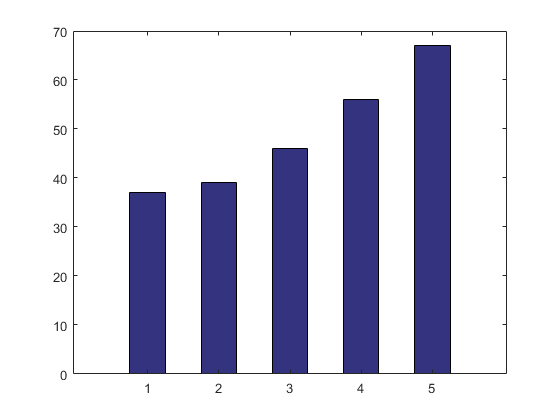
#> input picture webapp/webapp/core/maincode/dangerousimages/raghav.png, 560 x 420 px, found by its file name
$ python mainscript.py
#> lines starting #> are read from the running program, lines starting #| are printed output that depends on the picture
### webapp/webapp/core/maincode/extracted_data.py
import textdetector
# import json


def extractdata(image_path):
    """
    Takes normal image path as input and returns the extracted data
    and the range ratio
    """
    text1,text2=textdetector.graphtextdetextor(image_path)
    data1=text1.strip().split('\n')
    data2=text2.strip().split('\n')

    # print(data1)

    y_axis_title=data2[0]
    y_axis_list=[]
    k=[]


    for i in data1:
        for d in i.split(" "):
            # [5 lines of commented-out code are left out]
            if d.isdigit():
                y_axis_list.append(d)
            else:
                k.append(d)

    # print(y_axis_list)
    if y_axis_list[-1]!=0:
        y_axis_list.append(0)

    x_axis_title=data2[-1]
    k=k[1:-1]

    graph_title=data1[0]
    # data_titles=k[-1].strip().split(' ')

    diff=[]

    for i in range(len(y_axis_list)-1):
        diff.append(int(y_axis_list[i])-int(y_axis_list[i+1]))

    freq={}
    for i in diff:
        freq[i]=diff.count(i)

    max=0
    maxnumber=0

    for key,value in freq.items():
        if value>max:
            max=value
            maxnumber=key

    ydata=[]
    i=0

    # print(freq)

    while True:
        o=int(y_axis_list[0])-i*maxnumber
        if o>0:
            ydata.append(o)
        else:
            ydata.append(0)
        if o<=0:
            break
        i=i+1


    if graph_title==str(ydata[0]):
        graph_title=""

    data_dictionary={
        "Graph_title":graph_title,
        "Yaxis_title":y_axis_title,
        "Xaxis_title":x_axis_title,
        "Yaxis_plotdata":ydata,
        "Data_titles":" "
    }

    # [7 lines of commented-out code are left out]
    return [data_dictionary,maxnumber]

    # with open('person.txt','w') as json_file:
    # json.dump(data_dictionary,json_file)


# [4 lines that do not run on import are left out]

### webapp/webapp/core/maincode/textdetector.py
import cv2
import pytesseract
from pytesseract import Output
from PIL import Image


def graphtextdetextor(image_path):
    """
    pass image path as an argument
    """
    img=cv2.imread(image_path)

    # img=image_path

    ########
    #img=image_filter.rotate_anticlockwise(img)


    custom_config_number=r'--oem 3 --psm 6 outputbase digits'
    custom_config=r'--oem 3 --psm 6'

    custom_config1=r'--oem 3 --psm 1'

    custom_config2=r'--oem 3 --psm 4'

    text=pytesseract.image_to_string(img,config=custom_config)
    text2=pytesseract.image_to_string(img,config=custom_config1)
    #text3=pytesseract.image_to_string(img,config=custom_config2)


    # d=pytesseract.image_to_data(img,config=custom_config,output_type=Output.DICT)

    #print(text3)
    return [text,text2]


    # [11 lines of commented-out code are left out]


# [4 lines that do not run on import are left out]


### webapp/webapp/core/maincode/mainscript.py
import cv2
import bar_extracter
import heightcalculator
import extracted_data
import textposition


def mainfunction(img_path):
#> called with img_path = 'raghav.png'
    img=cv2.imread(img_path)
#> img is the input picture: shape (420, 560, 3); mean B, G, R 228.1, 214.7, 214.7
    img_gray=cv2.imread(img_path,0)
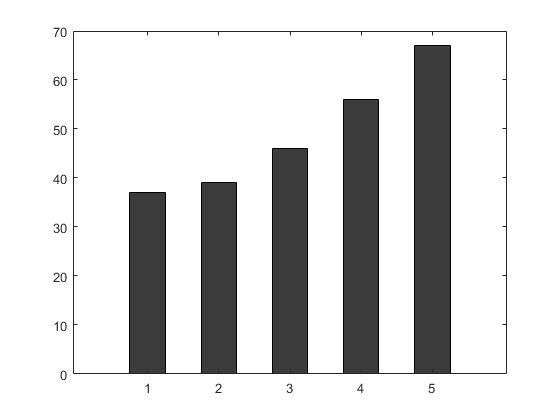
#> img_gray: shape (420, 560); min 0, max 255, mean 216.1

    ed=extracted_data.extractdata(img_path)

    rangeratio=ed[1]
    data=ed[0]

    only_bars=bar_extracter.obtainbars(img_gray)

    hei=heightcalculator.heightcalculation(only_bars)
    ##########
    yaxisminimum=hei[0]
    heights=hei[1]
    barlocation1=hei[2]

    tpos=textposition.barlabelandheightratio(img,yaxisminimum)
    heightratio=tpos[0]
    bartitle=tpos[1]
    barlocation2=tpos[2]

    data['datatitles']=bartitle

    ##############
    # print(barlocation2)
    # print(barlocation1)

    newheights=[]
    if len(barlocation1)!=len(barlocation2):
        j=0
        barlocation1.append(img.shape[1])
        for i in range(len(barlocation2)):
            if abs(barlocation1[j]-barlocation2[i])>30:
                newheights.append(0)
            else:
                newheights.append(heights[j])
                j=j+1

        heights=newheights

    bar_readings=[]

    for i in range(len(heights)):
        readingofabar=rangeratio*heights[i]//heightratio
        bar_readings.append(readingofabar)

    print(data['datatitles'])

    print(bar_readings)
    # print(barlocation2)
    # print(barlocation1)

    return [data['datatitles'],bar_readings]

if __name__=="__main__":
    img_path="raghav.png"
#> (the run stopped early here; a loop or call above may not have finished)

$ run again, with webapp/webapp/core/maincode/dangerousimages/1.png copied over webapp/webapp/core/maincode/dangerousimages/raghav.png
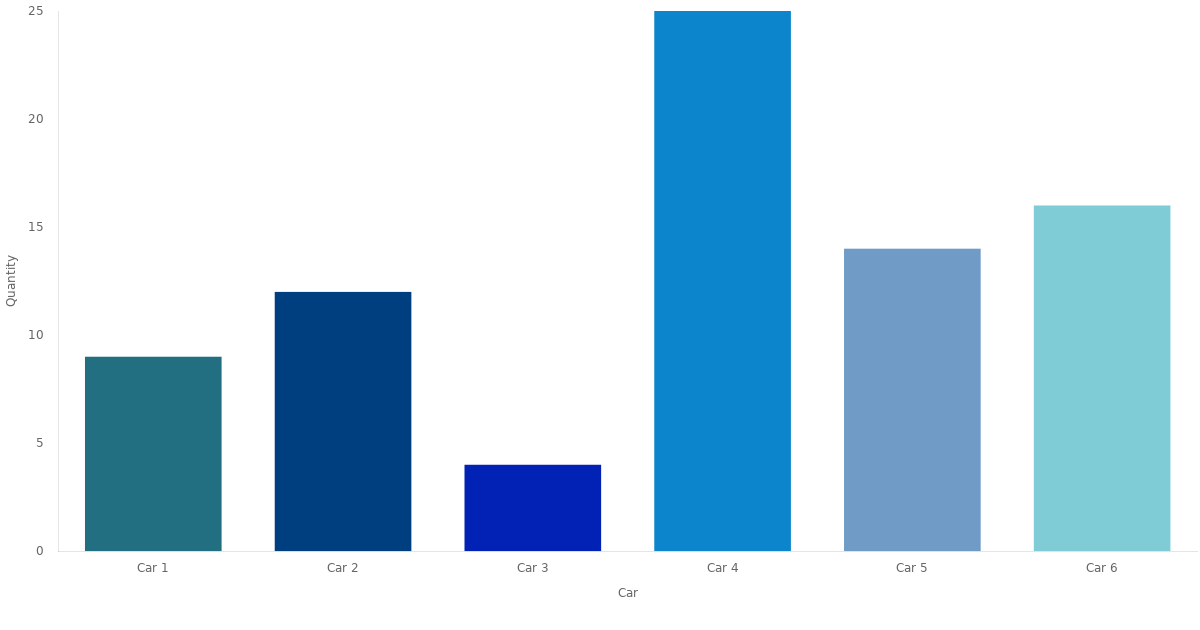
#> input picture webapp/webapp/core/maincode/dangerousimages/1.png, 1200 x 630 px, found by its file name
#> in mainfunction, img is the input picture: shape (630, 1200, 3); mean B, G, R 232.6, 216.7, 191.6
#> in mainfunction, `img_gray=cv2.imread(img_path,0)`:
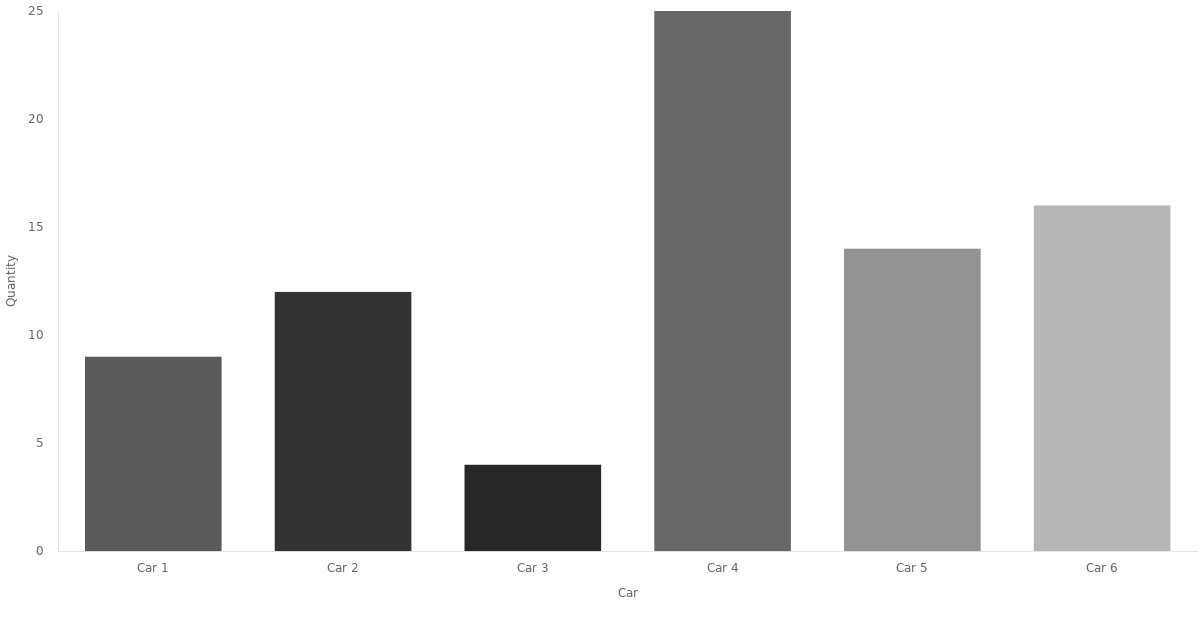
#> img_gray: shape (630, 1200); min 40, max 255, mean 210.8

$ run again, with webapp/webapp/core/maincode/dangerousimages/girlfriends.png copied over webapp/webapp/core/maincode/dangerousimages/raghav.png
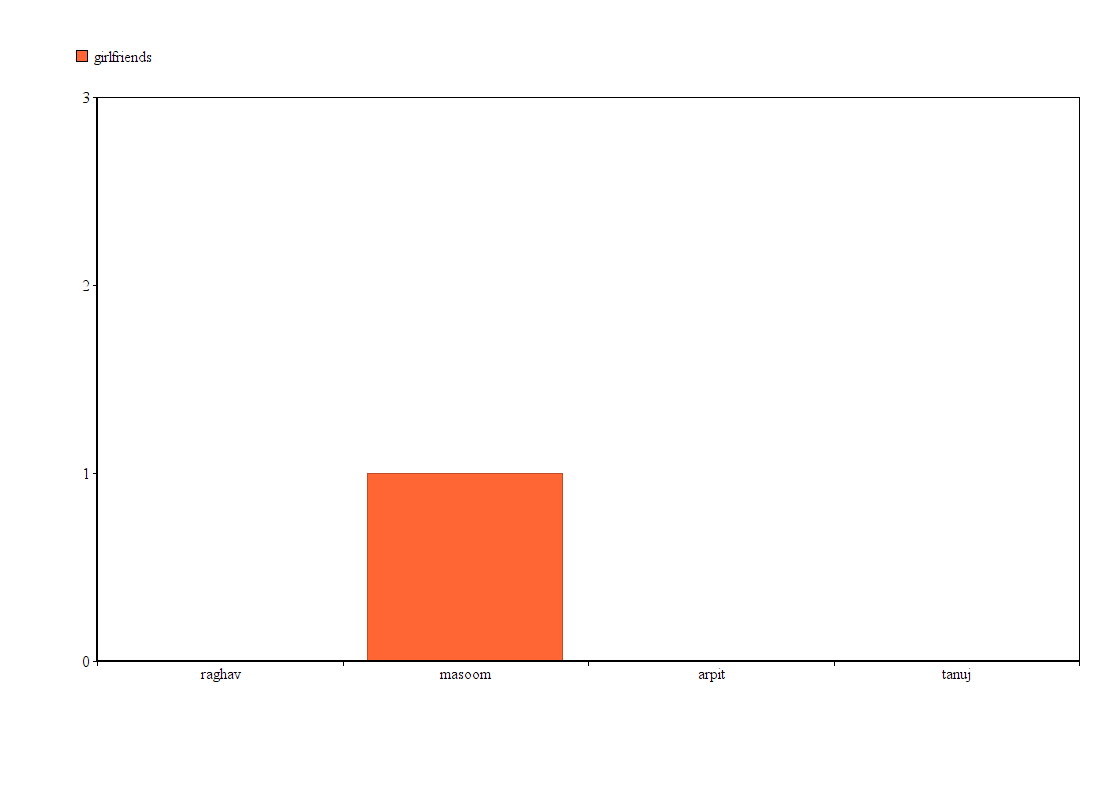
#> input picture webapp/webapp/core/maincode/dangerousimages/girlfriends.png, 1095 x 805 px, found by its file name
#> in mainfunction, img is the input picture: shape (805, 1095, 3); mean B, G, R 244.9, 247, 253.4
#> in mainfunction, `img_gray=cv2.imread(img_path,0)`:
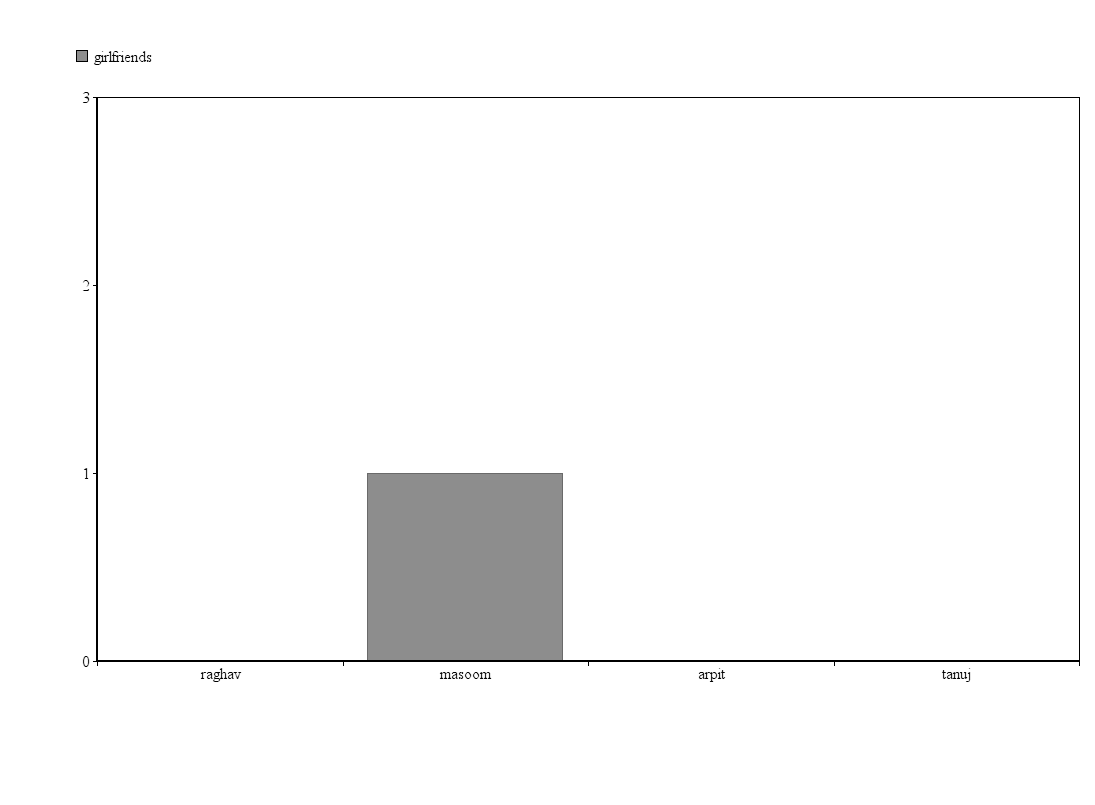
#> img_gray: shape (805, 1095); min 0, max 255, mean 248.7
